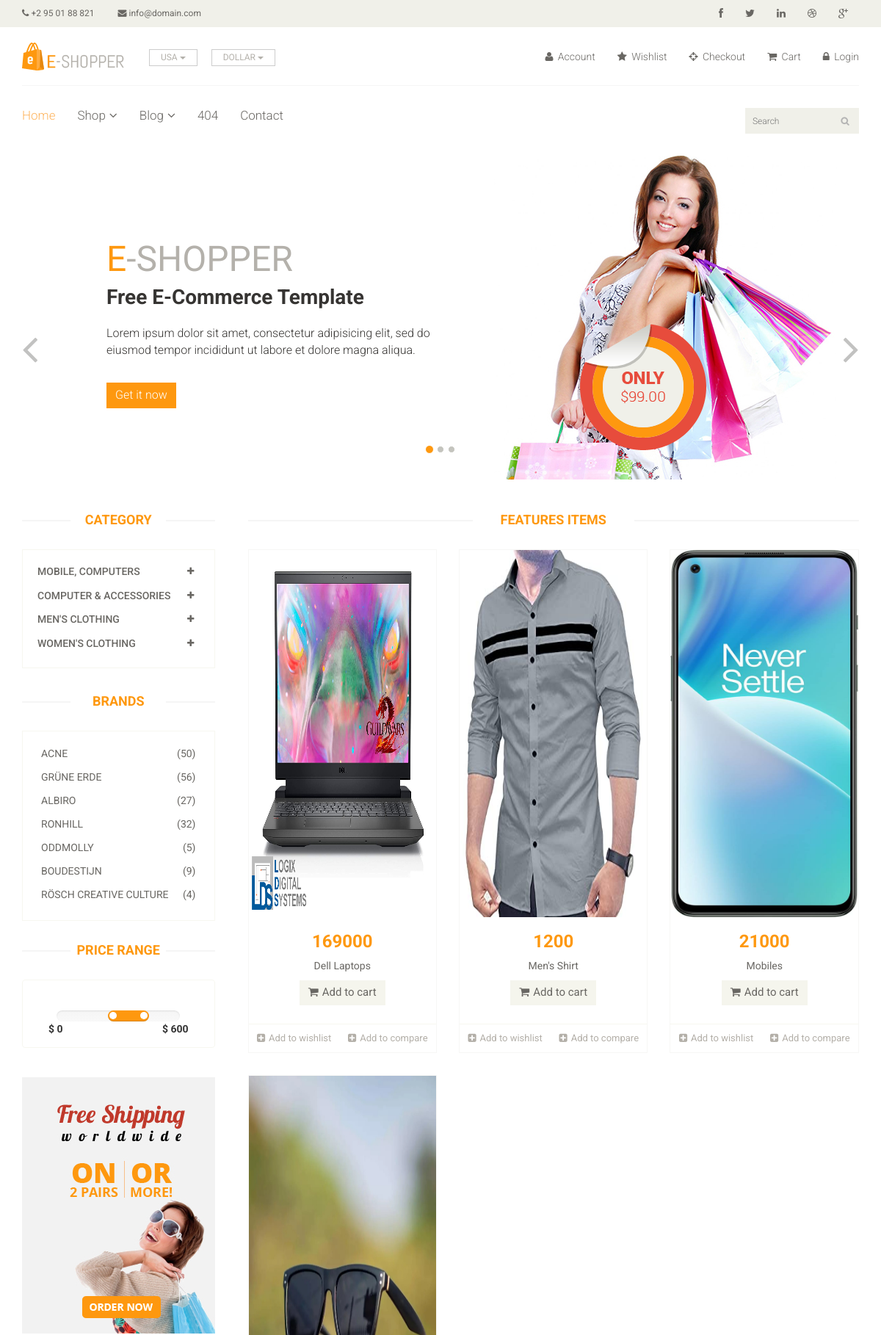
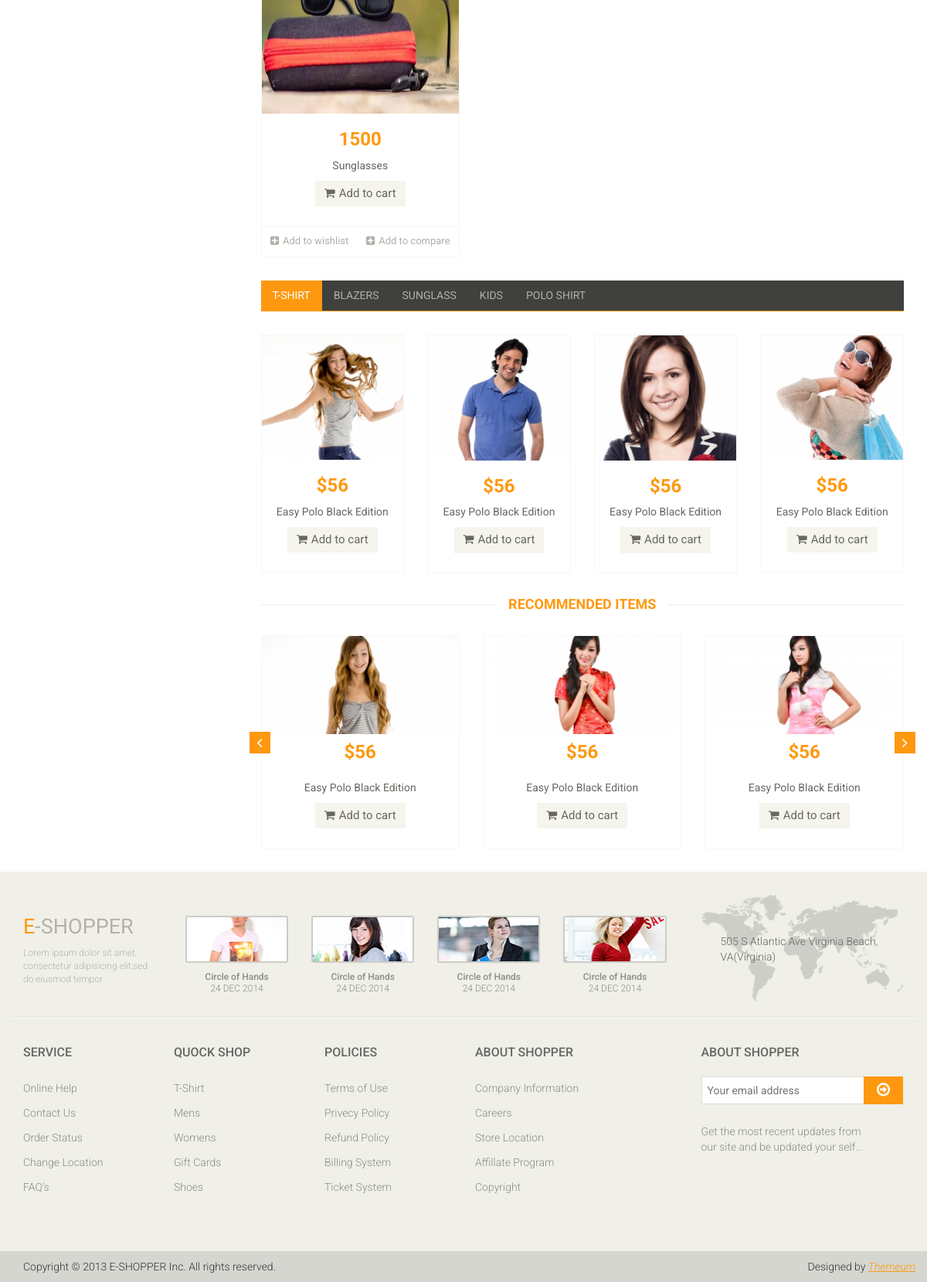
The page / on the database its author committed (2 pictures, top to bottom).
### App/models.py (models this page shows, shortened)
class Category(models.Model):
    name = models.CharField(max_length=150)

class Product(models.Model):
    category = models.ForeignKey(Category, on_delete=models.CASCADE, null=False, default='')
    sub_category = models.ForeignKey(Sub_Category, on_delete=models.CASCADE, null=False, default='')
    image = models.ImageField(upload_to='ecommerce/pimg')
    name = models.CharField(max_length=100)
    price = models.IntegerField()
    date = models.DateField(auto_now_add=True)

### E_Shop/views.py (the view)
# urls.py: path('', views.Index, name='index'),
def Index(request):
    category = Category.objects.all()
    category_id = request.GET.get('category')
    if category_id:
        product = Product.objects.filter(sub_category=category_id).order_by('-id')
    else:
        product = Product.objects.all()
    context = {
        'category': category,
        'product': product,
    }
    return render(request, 'index.html', context)

### templates/index.html (shortened to what this page needs)
{% extends 'master.html' %}
{% block content %}
<section id="slider">
   <div class="container">
      <div class="row">
         <div class="col-sm-12">
            <div id="slider-carousel" class="carousel slide" data-ride="carousel">
               <ol class="carousel-indicators">
                  <li data-target="#slider-carousel" data-slide-to="0" class="active"></li>
                  <li data-target="#slider-carousel" data-slide-to="1"></li>
                  <li data-target="#slider-carousel" data-slide-to="2"></li>
               </ol>
               <div class="carousel-inner">
                  <div class="item active">
                     <div class="col-sm-6">
                        <h1><span>E</span>-SHOPPER</h1>
                        <h2>Free E-Commerce Template</h2>
                        <p>Lorem ipsum dolor sit amet, consectetur adipisicing elit, sed do eiusmod tempor incididunt ut labore et dolore magna aliqua. </p>
                        <button type="button" class="btn btn-default get">Get it now</button>
                     </div>
                     <div class="col-sm-6">
                        <img src="/static/images/home/girl1.jpg" class="girl img-responsive" alt="" />
                        <img src="/static/images/home/pricing.png"  class="pricing" alt="" />
                     </div>
                  </div>
               </div>
               <a href="#slider-carousel" class="left control-carousel hidden-xs" data-slide="prev">
               <i class="fa fa-angle-left"></i>
               </a>
               <a href="#slider-carousel" class="right control-carousel hidden-xs" data-slide="next">
               <i class="fa fa-angle-right"></i>
               </a>
            </div>
         </div>
      </div>
   </div>
</section>
<section>
   <div class="container">
   <div class="row">
      <div class="col-sm-3">
         <div class="left-sidebar">
            <h2>Category</h2>
            <div class="panel-group category-products" id="accordian">
               {% for cat in category %}
               <div class="panel panel-default">
                  <div class="panel-heading">
                     <h4 class="panel-title">
                        <a data-toggle="collapse" data-parent="#accordian" href="#{{cat.id}}">
                        <span class="badge pull-right"><i class="fa fa-plus"></i></span>
                        {{cat.name}}
                        </a>
                     </h4>
                  </div>
			   </div>
                  {% endfor %}
               </div>
               <div class="brands_products">
                  <h2>Brands</h2>
                  <div class="brands-name">
                     <ul class="nav nav-pills nav-stacked">
                        <li><a href="#"> <span class="pull-right">(50)</span>Acne</a></li>
                        <li><a href="#"> <span class="pull-right">(56)</span>Grüne Erde</a></li>
                        <li><a href="#"> <span class="pull-right">(27)</span>Albiro</a></li>
                        <li><a href="#"> <span class="pull-right">(32)</span>Ronhill</a></li>
                        <li><a href="#"> <span class="pull-right">(5)</span>Oddmolly</a></li>
                        <li><a href="#"> <span class="pull-right">(9)</span>Boudestijn</a></li>
                        <li><a href="#"> <span class="pull-right">(4)</span>Rösch creative culture</a></li>
                     </ul>
                  </div>
               </div>
               <div class="price-range">
                  <h2>Price Range</h2>
                  <div class="well text-center">
                     <input type="text" class="span2" value="" data-slider-min="0" data-slider-max="600" data-slider-step="5" data-slider-value="[250,450]" id="sl2" ><br />
                     <b class="pull-left">$ 0</b> <b class="pull-right">$ 600</b>
                  </div>
               </div>
               <div class="shipping text-center">
                  <img src="/static/images/home/shipping.jpg" alt="" />
               </div>
            </div>
         </div>
         <div class="col-sm-9 padding-right">
            <div class="features_items">
               <h2 class="title text-center">Features Items</h2>
				{% for prod in product %}
               <div class="col-sm-4">
                  <div class="product-image-wrapper">
                     <div class="single-products">
                        <div class="productinfo text-center">
                           <img src="{{prod.image}}" alt="" height="500"/>
                           <h2>{{prod.price}}</h2>
                           <p>{{prod.name}}</p>
                           <a href="#" class="btn btn-default add-to-cart"><i class="fa fa-shopping-cart"></i>Add to cart</a>
                        </div>
                        <div class="product-overlay">
                           <div class="overlay-content">
                           </div>
                        </div>
                     </div>
                     <div class="choose">
                        <ul class="nav nav-pills nav-justified">
                           <li><a href="#"><i class="fa fa-plus-square"></i>Add to wishlist</a></li>
                           <li><a href="#"><i class="fa fa-plus-square"></i>Add to compare</a></li>
                        </ul>
                     </div>
                  </div>
               </div>
				{% endfor %}
            </div>
            <div class="category-tab">
               <div class="col-sm-12">
                  <ul class="nav nav-tabs">
                     <li class="active"><a href="#tshirt" data-toggle="tab">T-Shirt</a></li>
                     <li><a href="#blazers" data-toggle="tab">Blazers</a></li>
                     <li><a href="#sunglass" data-toggle="tab">Sunglass</a></li>
                     <li><a href="#kids" data-toggle="tab">Kids</a></li>
                     <li><a href="#poloshirt" data-toggle="tab">Polo shirt</a></li>
                  </ul>
               </div>
               <div class="tab-content">
                  <div class="tab-pane fade active in" id="tshirt" >
                     <div class="col-sm-3">
                        <div class="product-image-wrapper">
                           <div class="single-products">
                              <div class="productinfo text-center">
                                 <img src="/static/images/home/gallery1.jpg" alt="" />
                                 <h2>$56</h2>
                                 <p>Easy Polo Black Edition</p>
                                 <a href="#" class="btn btn-default add-to-cart"><i class="fa fa-shopping-cart"></i>Add to cart</a>
                              </div>
                           </div>
                        </div>
                     </div>
                     <div class="col-sm-3">
                        <div class="product-image-wrapper">
                           <div class="single-products">
                              <div class="productinfo text-center">
                                 <img src="/static/images/home/gallery2.jpg" alt="" />
                                 <h2>$56</h2>
                                 <p>Easy Polo Black Edition</p>
                                 <a href="#" class="btn btn-default add-to-cart"><i class="fa fa-shopping-cart"></i>Add to cart</a>
                              </div>
                           </div>
                        </div>
                     </div>
                     <div class="col-sm-3">
                        <div class="product-image-wrapper">
                           <div class="single-products">
                              <div class="productinfo text-center">
                                 <img src="/static/images/home/gallery3.jpg" alt="" />
                                 <h2>$56</h2>
                                 <p>Easy Polo Black Edition</p>
                                 <a href="#" class="btn btn-default add-to-cart"><i class="fa fa-shopping-cart"></i>Add to cart</a>
                              </div>
                           </div>
                        </div>
                     </div>
                     <div class="col-sm-3">
                        <div class="product-image-wrapper">
                           <div class="single-products">
                              <div class="productinfo text-center">
                                 <img src="/static/images/home/gallery4.jpg" alt="" />
                                 <h2>$56</h2>
                                 <p>Easy Polo Black Edition</p>
                                 <a href="#" class="btn btn-default add-to-cart"><i class="fa fa-shopping-cart"></i>Add to cart</a>
                              </div>
                           </div>
                        </div>
                     </div>
                  </div>
               </div>
            </div>
            <div class="recommended_items">
               <h2 class="title text-center">recommended items</h2>
               <div id="recommended-item-carousel" class="carousel slide" data-ride="carousel">
                  <div class="carousel-inner">
                     <div class="item active">
                        <div class="col-sm-4">
                           <div class="product-image-wrapper">
                              <div class="single-products">
                                 <div class="productinfo text-center">
                                    <img src="/static/images/home/recommend1.jpg" alt="" />
                                    <h2>$56</h2>
                                    <p>Easy Polo Black Edition</p>
                                    <a href="#" class="btn btn-default add-to-cart"><i class="fa fa-shopping-cart"></i>Add to cart</a>
                                 </div>
                              </div>
                           </div>
                        </div>
                        <div class="col-sm-4">
                           <div class="product-image-wrapper">
                              <div class="single-products">
                                 <div class="productinfo text-center">
                                    <img src="/static/images/home/recommend2.jpg" alt="" />
                                    <h2>$56</h2>
                                    <p>Easy Polo Black Edition</p>
                                    <a href="#" class="btn btn-default add-to-cart"><i class="fa fa-shopping-cart"></i>Add to cart</a>
                                 </div>
                              </div>
                           </div>
                        </div>
                        <div class="col-sm-4">
                           <div class="product-image-wrapper">
                              <div class="single-products">
                                 <div class="productinfo text-center">
                                    <img src="/static/images/home/recommend3.jpg" alt="" />
                                    <h2>$56</h2>
                                    <p>Easy Polo Black Edition</p>
                                    <a href="#" class="btn btn-default add-to-cart"><i class="fa fa-shopping-cart"></i>Add to cart</a>
                                 </div>
                              </div>
                           </div>
                        </div>
                     </div>
                  </div>
                  <a class="left recommended-item-control" href="#recommended-item-carousel" data-slide="prev">
                  <i class="fa fa-angle-left"></i>
                  </a>
                  <a class="right recommended-item-control" href="#recommended-item-carousel" data-slide="next">
                  <i class="fa fa-angle-right"></i>
                  </a>
               </div>
            </div>
         </div>
      </div>
   </div>
</section>
{% endblock %}

### rows shown on the page
Category: name "MOBILE, COMPUTERS"
Category: name "COMPUTER & ACCESSORIES"
Category: name "MEN'S CLOTHING"
Category: name "WOMEN'S CLOTHING"
Product: image (picture), price "169000", name "Dell Laptops"
Product: image (picture), price "1200", name "Men's Shirt"
Product: image (picture), price "21000", name "Mobiles"
Product: image (picture), price "1500", name "Sunglasses"
